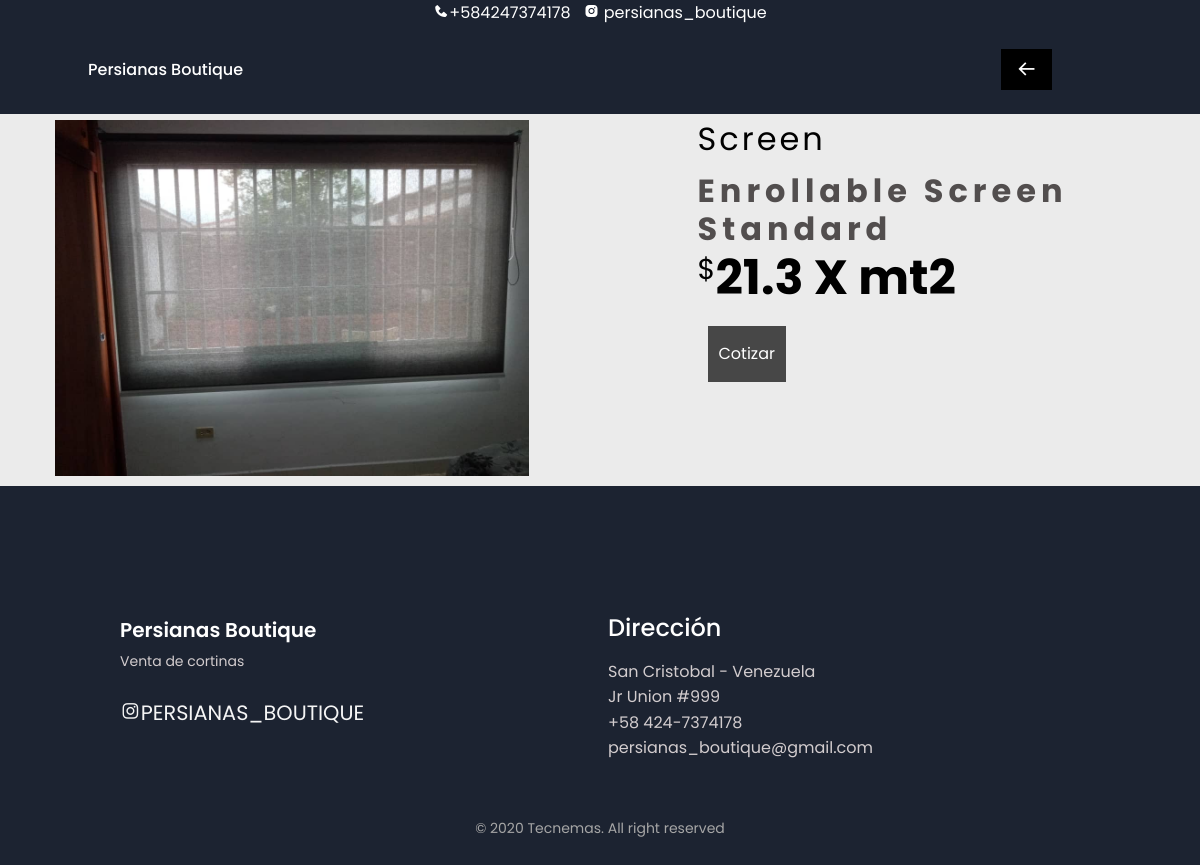
Page /detalle/2 on the committed database.
### cortinas/models.py (models this page shows, shortened)
class Post(models.Model):
    name =  models.CharField(max_length=200, null=True)
    price = models.FloatField(null= True)
    category = models.CharField(max_length=200,null= True)
    description = models.CharField(max_length=200,null= True,blank=True)
    img = models.FileField(blank=True, null=True)

### cortinas/views.py (the view)
# urls.py: path('detalle/<str:pk>', views.product,name='detalle'),
def product(request, pk):
    prod = Post.objects.get(id=pk)
    return render(request, 'detalle.html', {'prod':prod})

### cortinas/templates/detalle.html (shortened to what this page needs)
{% extends 'base.html' %}
{% load static %}
{% block menu %}
<div class="nav__menu" style="margin-right: 60px;" id="nav-menu">
    <ul class="nav__list">
        <li class="nav__item"><a href="{% url 'home' %}" class="nav__link"><i class='bx bx-arrow-back'></i></a></li>
    </ul>
</div>
{% endblock %}
{% block content %}
    <main>
        <div class="container-fluid">
            <div class="row no-gutters">
                <div class="col-xl-7">
                    <div class="content-watch">
                        <div class="row no-gutters" style="margin-left: 50px;">
                            <div class="col-xl-9 preview">
                                <img src="{{prod.img.url}}" alt="" class="img-fluid" id="preview" width="550" alt="">
                            </div>
                        </div>
                    </div>
                </div>
                <div class="col-xl-5">
                    <div class="parameter">
                        <h6>{{prod.category}}</h6> <br>
                        <h1 class="display-2" style="font-size: 2.0rem">{{prod.name}}</h1>
                        <div class="price">
                            <h2><span><sup>$</sup></span>{{prod.price}} X mt2</h2>
                        </div>
                        <div class="cart">
                            <div class="row no-gutters">
                                <button class="btn" onclick="myFunction()" id="myBtn">Cotizar</button>
                            </div>
                        </div>
                    </div>
                </div>
            </div>
        </div>
    </main>
    {% endblock %}

### wilmar_project/static/css/styles.css (style rules this page uses)
:root { --header-height: 4rem; --first-color: #284683; --first-color-alt: #808e89; --title-color: #393939; --text-color: #524e4e; --text-color-light: #A6A6A6; --body-color: #1c2331; --container-color: #1c2331; --body-font: 'Poppins', sans-serif; --biggest-font-size: 2.25rem; --h1-font-size: 1.5rem; --h2-font-size: 1.25rem; --h3-font-size: 1rem; --normal-font-size: .938rem; --small-font-size: .813rem; --smaller-font-size: .75rem; --font-medium: 500; --font-semi-bold: 600; --mb-1: .5rem; --mb-2: 1rem; --mb-3: 1.5rem; --mb-4: 2rem; --mb-5: 2.5rem; --mb-6: 3rem; --z-tooltip: 10; --z-fixed: 100; }
@media screen and (min-width: 768px) { :root { --biggest-font-size: 4rem; --h1-font-size: 2.25rem; --h2-font-size: 1.5rem; --h3-font-size: 1.25rem; --normal-font-size: 1rem; --small-font-size: .875rem; --smaller-font-size: .813rem; } }
*,::before,::after { box-sizing: border-box; }
html { scroll-behavior: smooth; }
body { margin: var(--header-height) 0 0 0; font-family: var(--body-font); font-size: var(--normal-font-size); background-color: var(--body-color); color: var(--text-color); line-height: 1.6; }
h1,h2,h3,p,ul { margin: 0; }
ul { padding: 0; list-style: none; }
a { text-decoration: none; }
img { max-width: 100%; height: 100%; }
.nav__item { margin-bottom: var(--mb-2); }
.nav__link, .nav__logo, .nav__toggle { color: white; font-weight: var(--font-medium); }
.nav__link { transition: .3s; }
@media screen and (min-width: 768px) { body { margin: 0; } }
@media screen and (min-width: 768px) { .nav__list { display: flex; } }
@media screen and (min-width: 768px) { .nav__item { margin-left: var(--mb-5); margin-bottom: 0; } }

### wilmar_project/static/css/detalle.css (style rules this page uses)
nav i { font-size: 1.3rem; background: black; color: white; padding: 10px 15px; }
main { padding-top:50px ; background: #ebebeb; }
.preview img { position:relative; left: -60px; margin-left: 50px; margin-top: 70px; margin-bottom: 10px; }
.parameter { padding-top: 70px; }
.parameter h6 { font-size: 2em; font-weight: 400; letter-spacing: 3px; color: black; }
.parameter h1 { font-weight: 700; letter-spacing: 5px; margin-top: -20px ; }
.parameter h2 { font-weight: 700; font-size: 3em; color: black; }
.parameter h2 span { font-weight: 400; font-size: 0.8em; }
.cart { margin-top: 20px; }
.cart button { padding: 15px 20px; background: #474747; color: white; border-radius: 0; margin-left: 10px; margin-bottom: 20px; }
.cart button:first-of-type { padding: 15px 10px; background: #474747; color: white; border-radius: 0; }

### rows in the picture
Post: img (picture), category "Screen", name "Enrollable Screen Standard", price "21.3"
